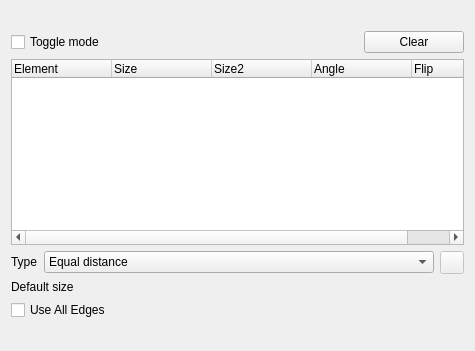
<?xml version="1.0" encoding="UTF-8"?>
<ui version="4.0">
 <class>PartDesignGui::TaskChamferParameters</class>
 <widget class="QWidget" name="PartDesignGui::TaskChamferParameters">
  <property name="geometry">
   <rect>
    <x>0</x>
    <y>0</y>
    <width>475</width>
    <height>351</height>
   </rect>
  </property>
  <property name="windowTitle">
   <string notr="true">Form</string>
  </property>
  <layout class="QVBoxLayout" name="verticalLayout">
   <item>
    <widget class="QLabel" name="message">
     <property name="text">
      <string/>
     </property>
    </widget>
   </item>
   <item>
    <layout class="QHBoxLayout" name="horizontalLayout">
     <item>
      <widget class="QCheckBox" name="buttonRefAdd">
       <property name="toolTip">
        <string>&lt;html&gt;&lt;head/&gt;&lt;body&gt;&lt;p&gt;In toggle mode, you can select geometry either&lt;/p&gt;&lt;p&gt;in the list below, or in the 3D view to toggle&lt;/p&gt;&lt;p&gt;its state.&lt;/p&gt;&lt;p&gt;&lt;br/&gt;&lt;/p&gt;&lt;p&gt;In normal mode, you can only add new geometry&lt;/p&gt;&lt;p&gt;by selection. Existing geometry references can&lt;/p&gt;&lt;p&gt;be removed using the Delete key.&lt;/p&gt;&lt;/body&gt;&lt;/html&gt;</string>
       </property>
       <property name="text">
        <string>Toggle mode</string>
       </property>
       <property name="checkable">
        <bool>true</bool>
       </property>
      </widget>
     </item>
     <item>
      <widget class="QPushButton" name="btnClear">
       <property name="maximumSize">
        <size>
         <width>100</width>
         <height>16777215</height>
        </size>
       </property>
       <property name="toolTip">
        <string>Remove per edge chamfer configuration</string>
       </property>
       <property name="text">
        <string>Clear</string>
       </property>
      </widget>
     </item>
    </layout>
   </item>
   <item>
    <widget class="QTreeWidget" name="treeWidgetReferences">
     <property name="minimumSize">
      <size>
       <width>0</width>
       <height>150</height>
      </size>
     </property>
     <column>
      <property name="text">
       <string notr="true">Element</string>
      </property>
     </column>
     <column>
      <property name="text">
       <string>Size</string>
      </property>
     </column>
     <column>
      <property name="text">
       <string>Size2</string>
      </property>
     </column>
     <column>
      <property name="text">
       <string>Angle</string>
      </property>
     </column>
     <column>
      <property name="text">
       <string>Flip</string>
      </property>
     </column>
    </widget>
   </item>
   <item>
    <layout class="QHBoxLayout" name="horizontalLayout_2">
     <item>
      <layout class="QFormLayout" name="formLayout">
       <item row="1" column="0">
        <widget class="QLabel" name="typeLabel">
         <property name="text">
          <string>Type</string>
         </property>
        </widget>
       </item>
       <item row="1" column="1">
        <widget class="QComboBox" name="chamferType">
         <item>
          <property name="text">
           <string>Equal distance</string>
          </property>
         </item>
         <item>
          <property name="text">
           <string>Two distances</string>
          </property>
         </item>
         <item>
          <property name="text">
           <string>Distance and angle</string>
          </property>
         </item>
        </widget>
       </item>
      </layout>
     </item>
     <item>
      <widget class="QToolButton" name="flipDirection">
       <property name="enabled">
        <bool>false</bool>
       </property>
       <property name="toolTip">
        <string>Flip direction</string>
       </property>
       <property name="text">
        <string/>
       </property>
       <property name="icon">
        <iconset>
         <normaloff>:/icons/PartDesign_Flip_Direction.svg</normaloff>:/icons/PartDesign_Flip_Direction.svg</iconset>
       </property>
       <property name="checkable">
        <bool>true</bool>
       </property>
      </widget>
     </item>
    </layout>
   </item>
   <item>
    <layout class="QFormLayout" name="formLayout_4">
     <item row="0" column="0">
      <widget class="QLabel" name="sizeLabel">
       <property name="text">
        <string>Default size</string>
       </property>
      </widget>
     </item>
     <item row="0" column="1">
      <widget class="Gui::QuantitySpinBox" name="chamferSize" native="true">
       <property name="keyboardTracking" stdset="0">
        <bool>false</bool>
       </property>
       <property name="value" stdset="0">
        <double>1.000000000000000</double>
       </property>
      </widget>
     </item>
    </layout>
   </item>
   <item>
    <widget class="QCheckBox" name="checkBoxUseAllEdges">
     <property name="text">
      <string>Use All Edges</string>
     </property>
    </widget>
   </item>
   <item>
    <widget class="QStackedWidget" name="stackedWidget">
     <property name="currentIndex">
      <number>0</number>
     </property>
     <widget class="QWidget" name="page_1"/>
     <widget class="QWidget" name="page_2">
      <layout class="QFormLayout" name="formLayout_2">
       <property name="leftMargin">
        <number>0</number>
       </property>
       <property name="topMargin">
        <number>0</number>
       </property>
       <property name="rightMargin">
        <number>0</number>
       </property>
       <property name="bottomMargin">
        <number>0</number>
       </property>
       <item row="0" column="0">
        <widget class="QLabel" name="size2Label">
         <property name="text">
          <string>Default Size 2</string>
         </property>
        </widget>
       </item>
       <item row="0" column="1">
        <widget class="Gui::QuantitySpinBox" name="chamferSize2" native="true">
         <property name="keyboardTracking" stdset="0">
          <bool>false</bool>
         </property>
         <property name="value" stdset="0">
          <double>1.000000000000000</double>
         </property>
        </widget>
       </item>
      </layout>
     </widget>
     <widget class="QWidget" name="page_3">
      <layout class="QFormLayout" name="formLayout_3">
       <property name="leftMargin">
        <number>0</number>
       </property>
       <property name="topMargin">
        <number>0</number>
       </property>
       <property name="rightMargin">
        <number>0</number>
       </property>
       <property name="bottomMargin">
        <number>0</number>
       </property>
       <item row="0" column="0">
        <widget class="QLabel" name="angleLabel">
         <property name="text">
          <string>Default angle</string>
         </property>
        </widget>
       </item>
       <item row="0" column="1">
        <widget class="Gui::QuantitySpinBox" name="chamferAngle" native="true">
         <property name="keyboardTracking" stdset="0">
          <bool>false</bool>
         </property>
         <property name="minimum" stdset="0">
          <double>0.000000000000000</double>
         </property>
         <property name="maximum" stdset="0">
          <double>180.000000000000000</double>
         </property>
         <property name="singleStep" stdset="0">
          <double>1.000000000000000</double>
         </property>
         <property name="value" stdset="0">
          <double>45.000000000000000</double>
         </property>
        </widget>
       </item>
      </layout>
     </widget>
    </widget>
   </item>
  </layout>
 </widget>
 <customwidgets>
  <customwidget>
   <class>Gui::QuantitySpinBox</class>
   <extends>QWidget</extends>
   <header>Gui/QuantitySpinBox.h</header>
  </customwidget>
 </customwidgets>
 <resources/>
 <connections>
  <connection>
   <sender>chamferType</sender>
   <signal>currentIndexChanged(int)</signal>
   <receiver>stackedWidget</receiver>
   <slot>setCurrentIndex(int)</slot>
   <hints>
    <hint type="sourcelabel">
     <x>149</x>
     <y>196</y>
    </hint>
    <hint type="destinationlabel">
     <x>131</x>
     <y>222</y>
    </hint>
   </hints>
  </connection>
 </connections>
</ui>
